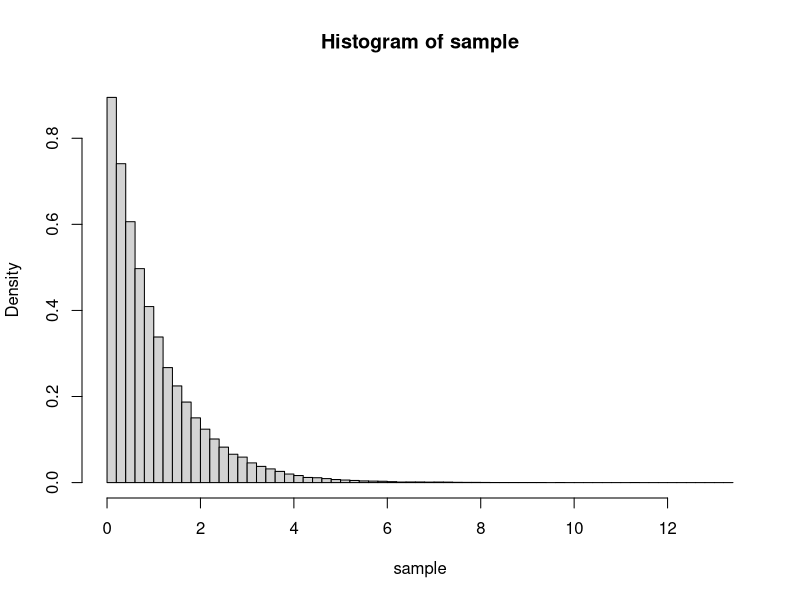
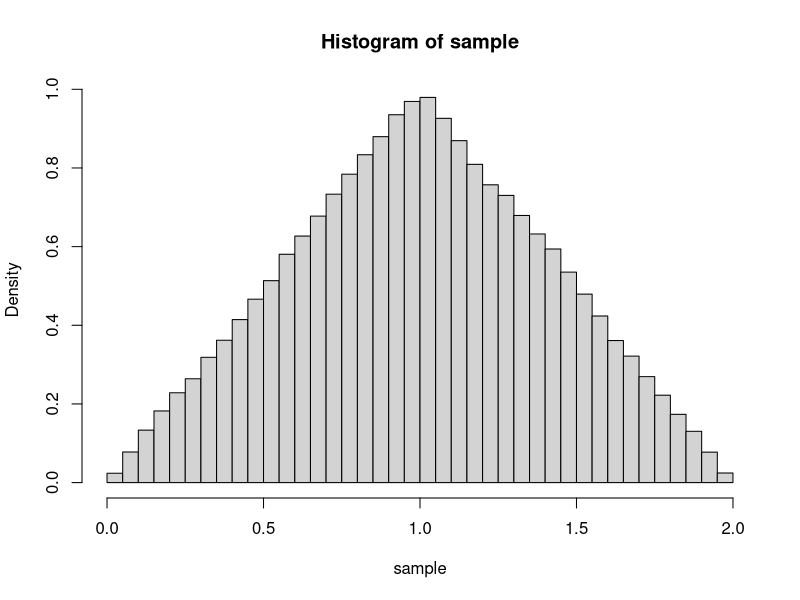

The R script that drew these images, in order:
## ---- chunk 1
GenInverseTransform <- function(inv.f, n){
  U = runif(n,0,1)
  sample <- inv.f(U)
  return(sample)
}

inv.f <- function(u) - log(1-u)
sample <- GenInverseTransform(inv.f, 1e5)

hist(sample, breaks=50, freq=FALSE)
## ---- chunk 2
inv.f <- function(u) ifelse(u<0.5, sqrt(2*u), 2-sqrt(2-2*u))
sample <- GenInverseTransform(inv.f, 1e5)
hist(sample, breaks=50, freq=FALSE)
